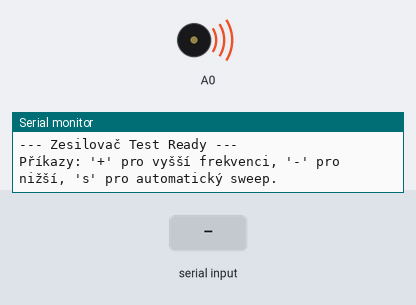
The sketch below on a simulated Arduino Uno R4 WiFi. Parts: buzzer (waves = sounding), the last lines printed to the serial monitor. The test bench sets the inputs (shaded band).

Above: at 1.2 s.
1.3 s: "+" received over Serial
At 2.4 s:
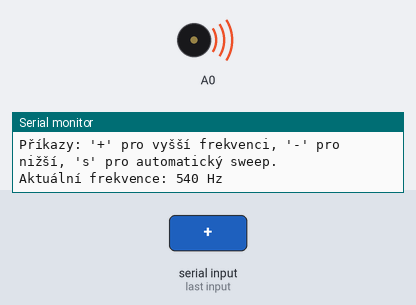
2.8 s: "s" received over Serial
At 3.8 s:
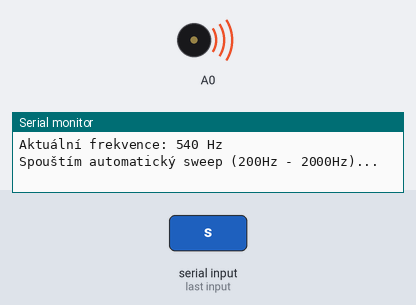
Timing chart, 0 to 7.9 s (numbered marks = the images above; inputs shaded):
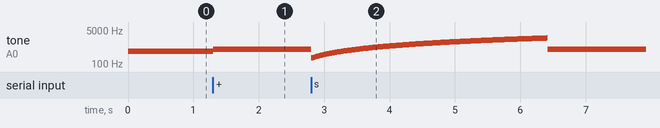

The sketch:

zesilovac2_frekvence.ino
```cpp
// R2D2 info : zvyšuje a snižuje frekvence pomocí příkazu v serial monitoru
// A0-analog vystup signalu, použit jednotranzistorový zesilovač
#include "analogWave.h" // Knihovna specifická pro Uno R4

analogWave wave(DAC);   // DAC je na pinu A0

int freq = 440;         // Startovní frekvence (tón A)

void setup() {
  Serial.begin(9600);
  while (!Serial); // Počkej na otevření monitoru

  Serial.println("--- Zesilovač Test Ready ---");
  Serial.println("Příkazy: '+' pro vyšší frekvenci, '-' pro nižší, 's' pro automatický sweep.");

  // Inicializace DACu na A0
 // wave.begin(1024); // 1024 je velikost vzorkovacího bufferu
  wave.sine(freq);      // Začni čistým tónem
}

void loop() {
  if (Serial.available() > 0) {
    char cmd = Serial.read();

    if (cmd == '+') {
      freq += 100;
      updateWave();
    } else if (cmd == '-') {
      freq -= 100;
      if (freq < 50) freq = 50;
      updateWave();
    } else if (cmd == 's') {
      runSweep();
    }
  }
}

void updateWave() {
  Serial.print("Aktuální frekvence: ");
  Serial.print(freq);
  Serial.println(" Hz");
  wave.freq(freq);
}

void runSweep() {
  Serial.println("Spouštím automatický sweep (200Hz - 2000Hz)...");
  for (int f = 200; f <= 2000; f += 10) {
    wave.freq(f);
    delay(20); // Rychlost průběhu
  }
  wave.freq(freq); // Návrat k původní frekvenci
  Serial.println("Sweep dokončen.");
}
```

Measured:
- after the input at 1.3 s, tone on A0: 440 Hz → 540 Hz at once
- after the input at 2.8 s, tone on A0: plays 200 Hz for 0.02 s, 210 Hz for 0.02 s, 220 Hz for 0.02 s, 230 Hz for 0.02 s, 240 Hz for 0.02 s, 250 Hz for 0.02 s … (182 notes in this stretch), starting at once
